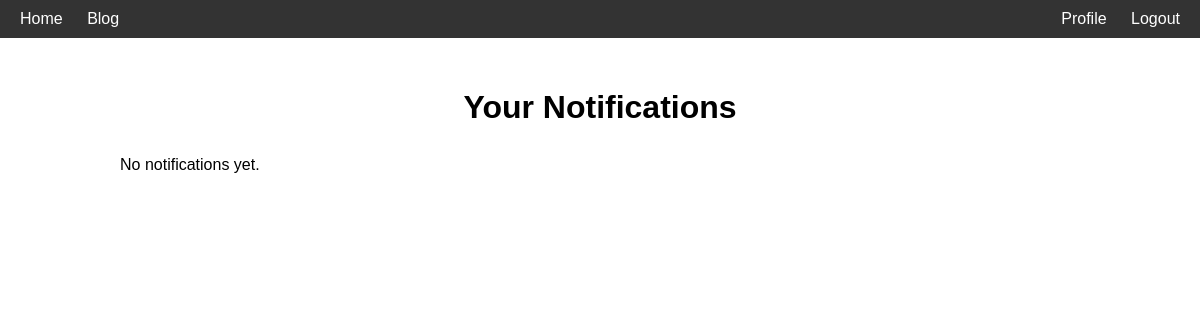
/notifications/ (signed in), run on an earlier commit of the app's database.
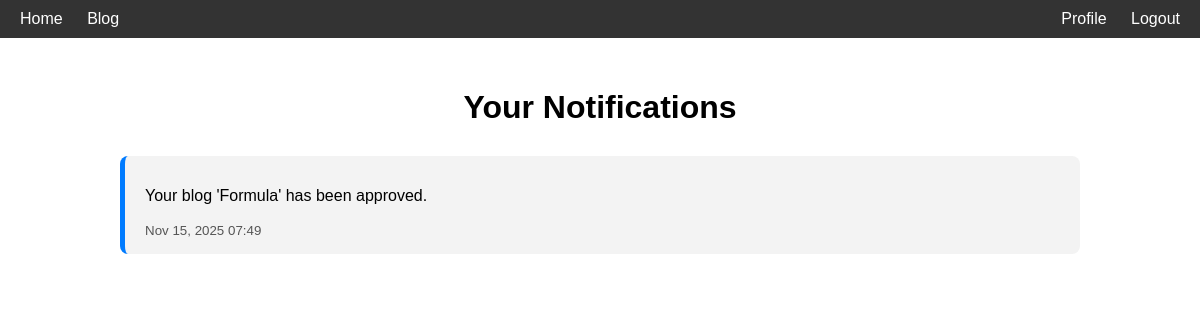
And on a later commit of the database.
### myblog/models.py (models this page shows, shortened)
class Notification(models.Model):
    user = models.ForeignKey(User, on_delete=models.CASCADE, related_name='notifications')
    message = models.CharField(max_length=200)
    is_read = models.BooleanField(default=False)
    created_at = models.DateTimeField(auto_now_add=True)

### myblog/views.py (the view)
# urls.py: path('notifications/', views.Notifications, name='notifications'),
@login_required
def Notifications(request):
    notifications = Notification.objects.filter(user=request.user).order_by('-created_at')
    notifications.filter(is_read=False).update(is_read=True)
    return render(request, "notifications.html", {
        "notifications": notifications
    })

### myblog/context_processor.py (called while the page is built)
def unread_notifications(request):
    if request.user.is_authenticated:
        count = Notification.objects.filter(user=request.user, is_read=False).count()
    else:
        count = 0
    return {"unread_notifications": count}

### templates/notifications.html (shortened to what this page needs)
{% load static %}
<!DOCTYPE html>
<html lang="en">
<head>
    <link rel="stylesheet" href="{% static 'css/notifications.css' %}">
</head>
<body>
<div class="navbar">
    <div class="nav-left">
        <a href="{% url 'home' %}">Home</a>
        <a href="{% url 'blog_list' %}">Blog</a>
    </div>
    <div class="nav-right">
        {% if user.is_authenticated %}
            <a href="{% url 'profile' %}">Profile</a>
            <a href="{% url 'logout' %}">Logout</a>
        {% endif %}
    </div>
</div>
<div class="container">
    <h1>Your Notifications</h1>
    {% if notifications %}
        <div class="notification-list">
            {% for note in notifications %}
            <div class="notification-card {% if not note.is_read %} unread {% endif %}">
                <p>{{ note.message }}</p>
                <small>{{ note.created_at|date:"M d, Y H:i" }}</small>
            </div>
            {% endfor %}
        </div>
    {% else %}
        <p>No notifications yet.</p>
    {% endif %}
</div>
</body>
</html>

What changed in the data, as far as the page shows it:
added Notification: message "Your blog 'Formula' has been approved.", created_at "Nov 15, 2025 07:49"
Also different on the page:
text no longer shown: "No notifications yet."
